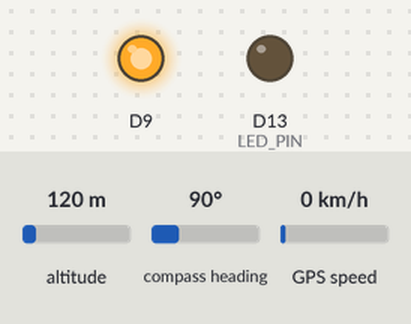
Simulated run of this sketch. Board: Arduino Zero (SAMD21). On the bench: output pins drawn as LEDs (lit = HIGH). The inputs (shaded band) are chosen by the test bench; at power-on: altitude 120 m, compass heading 90°, GPS speed 0 km/h. The GPS gets a fix after 3 s at 37.7749, -122.4194 with 8 satellites; no MQTT or app messages arrive unless stated; what the sketch prints to the serial monitor is not drawn.

Above: at 0.1 s.
At 1.2 s:
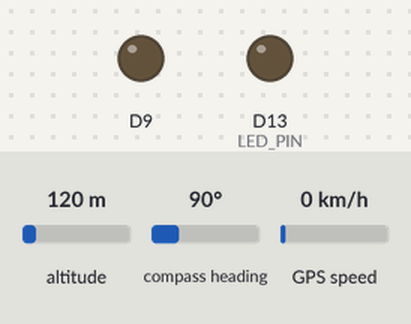
Timing chart, 0 to 2.7 s (numbered marks = the images above):
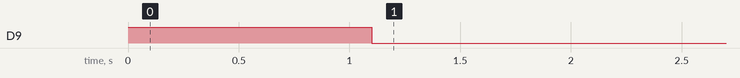

The sketch:

GPS_Traker.ino
```cpp
#define TINY_GSM_MODEM_SIM800

#include "TinyGPS.h"
#include <TinyGsmClient.h>
#include <PubSubClient.h>

#define SerialMon SerialUSB
#define SerialAT Serial1

// Serial2 pin and pad definitions (in Arduino files Variant.h & Variant.cpp)
#define PIN_SERIAL2_RX       (34ul)               // Pin description number for PIO_SERCOM on D12
#define PIN_SERIAL2_TX       (36ul)               // Pin description number for PIO_SERCOM on D10
#define PAD_SERIAL2_TX       (UART_TX_PAD_2)      // SERCOM pad 2
#define PAD_SERIAL2_RX       (SERCOM_RX_PAD_3)    // SERCOM pad 3

// Instantiate the Serial2 class
Uart Serial2(&sercom1, PIN_SERIAL2_RX, PIN_SERIAL2_TX, PAD_SERIAL2_RX, PAD_SERIAL2_TX);
TinyGPS gps;


void SERCOM1_Handler()    // Interrupt handler for SERCOM1
{
  Serial2.IrqHandler();
}

// Your GPRS credentials
// Leave empty, if missing user or pass
const char apn[]  = "ba.amx";


// MQTT details
const char* broker = "35.238.14.64";
const char* user = "admin";
const char* password = "FBx_admin2012";

const char* topicLed = "GsmClientTest/led";
const char* topicInit = "GsmClientTest/init";
const char* topicLedStatus = "GsmClientTest/ledStatus";

long int task1;
long int task2;

String mqtt_out = "";


TinyGsm modem(SerialAT);
TinyGsmClient client(modem);
PubSubClient mqtt(client);

#define LED_PIN 13
int ledStatus = LOW;

long lastReconnectAttempt = 0;

void setup() {
  pinMode(LED_PIN, OUTPUT);
  pinMode(9, OUTPUT);

  digitalWrite(9, HIGH);
  delay(1100);
  digitalWrite(9, LOW);

  // Set console baud rate
  SerialMon.begin(115200);
  delay(10);

  // Set GSM module baud rate
  SerialAT.begin(115200);
  delay(3000);

  Serial2.begin(9600);
  delay(500);

  // Restart takes quite some time
  // To skip it, call init() instead of restart()
  SerialMon.println("Initializing modem...");
  modem.restart();

  String modemInfo = modem.getModemInfo();
  SerialMon.print("Modem: ");
  SerialMon.println(modemInfo);

  // Unlock your SIM card with a PIN
  //modem.simUnlock("1234");

  SerialMon.print("Waiting for network...");
  if (!modem.waitForNetwork()) {
    SerialMon.println(" fail");
    while (true);
  }
  SerialMon.println(" OK");

  SerialMon.print("Connecting to ");
  SerialMon.print(apn);
  if (!modem.gprsConnect(apn, "", "")) {
    SerialMon.println(" fail");
    while (true);
  }
  SerialMon.println(" OK");

  // MQTT Broker setup
  mqtt.setServer(broker, 1883);
  mqtt.setCallback(mqttCallback);

  Serial.print("Simple TinyGPS library v. "); Serial.println(TinyGPS::library_version());
  Serial.println("by Mikal Hart");
  task1 = millis();
  task2 = millis();
}

boolean mqttConnect() {
  SerialMon.print("Connecting to ");
  SerialMon.print(broker);

  // Connect to MQTT Broker
  boolean status = mqtt.connect("GPS_TRAKER_U235", user, password);

  // Or, if you want to authenticate MQTT:
  //boolean status = mqtt.connect("GsmClientName", "mqtt_user", "mqtt_pass");

  if (status == false) {
    SerialMon.println(" fail");
    return false;
  }
  SerialMon.println(" OK");
  //mqtt.publish(topicInit, "GsmClientTest started");
  //mqtt.subscribe(topicLed);
  return mqtt.connected();
}

void check_mqtt()
{
  if (!mqtt.connected()) {
    SerialMon.println("=== MQTT NOT CONNECTED ===");
    // Reconnect every 10 seconds
    unsigned long t = millis();
    if (t - lastReconnectAttempt > 10000L) {
      lastReconnectAttempt = t;
      if (mqttConnect()) {
        lastReconnectAttempt = 0;
      }
    }
    delay(100);
    return;
  }
}

void loop() {

  check_mqtt();

  bool newData = false;
  unsigned long chars;
  unsigned short sentences, failed;


  while (Serial2.available())
  {
    char c = Serial2.read();

    //SerialUSB.write(c); // uncomment this line if you want to see the GPS data flowing
    if (gps.encode(c)) // Did a new valid sentence come in?
      newData = true;
  }


  if (newData)
  {
    float flat, flon;
    unsigned long age;
    gps.f_get_position(&flat, &flon, &age);
//    SerialUSB.println("\n\n");
//    SerialUSB.print("LAT=");
//    SerialUSB.print(flat == TinyGPS::GPS_INVALID_F_ANGLE ? 0.0 : flat, 6);
//    SerialUSB.print(" LON=");
//    SerialUSB.print(flon == TinyGPS::GPS_INVALID_F_ANGLE ? 0.0 : flon, 6);
//    SerialUSB.print(" SAT=");
//    SerialUSB.print(gps.satellites() == TinyGPS::GPS_INVALID_SATELLITES ? 0 : gps.satellites());
//    SerialUSB.print(" PREC=");
//    SerialUSB.print(gps.hdop() == TinyGPS::GPS_INVALID_HDOP ? 0 : gps.hdop());
//    SerialUSB.println("\n\n");
    mqtt_out = String(flat, 6) + "," + String(flon, 6);
    //mqtt_out = "hello";


  }


  if (millis() > (task1 + 10000))
  {
    SerialUSB.println("Task1 - Management");
    task1 = millis();
    mqtt.publish("/MQTT", "System is OK");
  }

  if (millis() > (task2 + 5000))
  {
    if (newData)
    {
      SerialUSB.println("Task2 - GPS " + mqtt_out);

      task2 = millis();
      mqtt.publish("/MQTT", mqtt_out.c_str());
      mqtt_out = "";
      Serial2.flush();
    }

  }

  mqtt.loop();
}

void mqttCallback(char* topic, byte* payload, unsigned int len) {
  SerialMon.print("Message arrived [");
  SerialMon.print(topic);
  SerialMon.print("]: ");
  SerialMon.write(payload, len);
  SerialMon.println();

  // Only proceed if incoming message's topic matches
  if (String(topic) == topicLed) {
    ledStatus = !ledStatus;
    digitalWrite(LED_PIN, ledStatus);
    mqtt.publish(topicLedStatus, ledStatus ? "1" : "0");
  }
}
```
